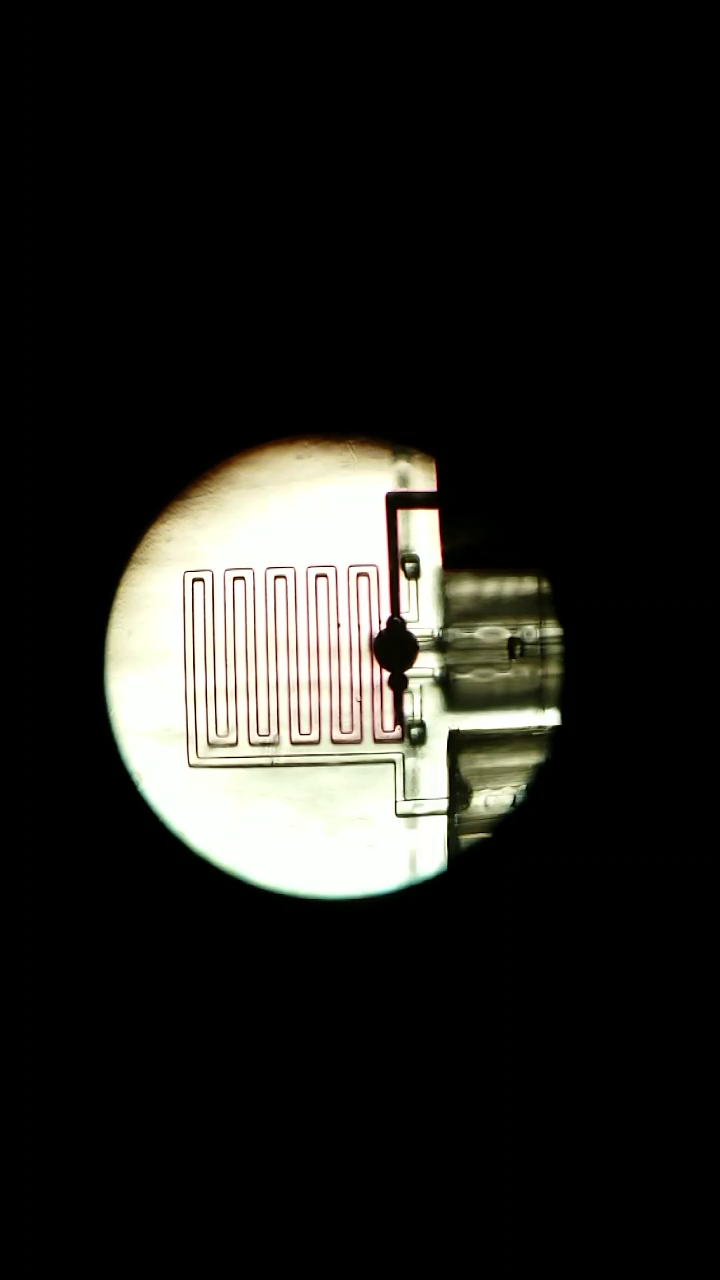
#> input picture frame 46 of python/openCV_video_processing/vacuum - 100 ms.mp4, 720 x 1280 px
$ jupyter execute analyze_video.ipynb   (shell and % lines are left out)
#> lines starting #> are read from the running program, lines starting #| are printed output that depends on the picture
[cell 1]
import numpy as np
import matplotlib.pyplot as plt
import cv2

## Software and package versions

[cell 2]
print("*** VERSIONS ***")

import sys
print("Python {}".format(sys.version))
print("OpenCV {}".format(cv2.__version__))
print("Numpy {}".format(np.__version__))
import matplotlib
print("Matplotlib {}".format(matplotlib.__version__))

[cell 3]
def print_position_in_video(cap):
    print("    position-ms: {}".format(cap.get(cv2.CAP_PROP_POS_MSEC)))
    print("position-frames: {}".format(cap.get(cv2.CAP_PROP_POS_FRAMES)))
    print(" position-ratio: {}".format(cap.get(cv2.CAP_PROP_POS_AVI_RATIO)))

def print_video_info(cap):
    print("          width: {}".format(cap.get(cv2.CAP_PROP_FRAME_WIDTH)))
    print("         height: {}".format(cap.get(cv2.CAP_PROP_FRAME_HEIGHT)))
    # print("     fps: {}".format(cap.get(cv2.CAP_PROP_FRAME_FPS))) # This property name doesn't exist
    print("       # frames: {}".format(cap.get(cv2.CAP_PROP_FRAME_COUNT)))
    print("           gain: {}".format(cap.get(cv2.CAP_PROP_GAIN)))
    print("     brightness: {}".format(cap.get(cv2.CAP_PROP_BRIGHTNESS)))
    print_position_in_video(cap)

## Grab first frame and plot

[cell 4]
cap = cv2.VideoCapture('vacuum - 100 ms.mp4')
print(cap.isOpened())
print_video_info(cap)

ret, image = cap.read()
#> image is the input picture: shape (1280, 720, 3); mean B, G, R 30.7, 34.1, 34.5
print_position_in_video(cap)
fig, ax = plt.subplots(figsize=(12,8))
ax.imshow(image[:, :, ::-1]);

## Grab particular frame, convert to grayscale, and plot

[cell 5]
# Set frame pointer to particular frame
frame_num = 300
cap.set(cv2.CAP_PROP_POS_FRAMES, frame_num)

ret, img = cap.read()
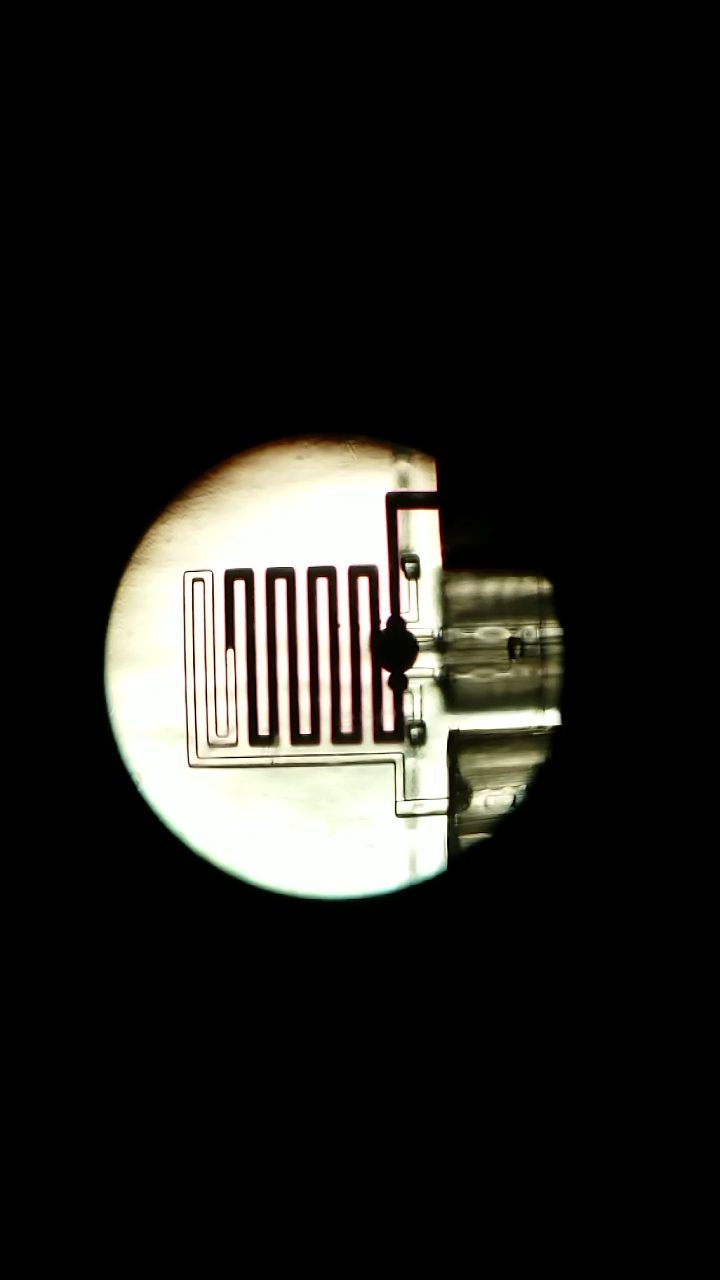
#> input picture frame 300 of python/openCV_video_processing/vacuum - 100 ms.mp4, 720 x 1280 px
#> img is the input picture: shape (1280, 720, 3); mean B, G, R 28.4, 31.5, 32.4
img_gray = cv2.cvtColor(img, cv2.COLOR_BGR2GRAY)
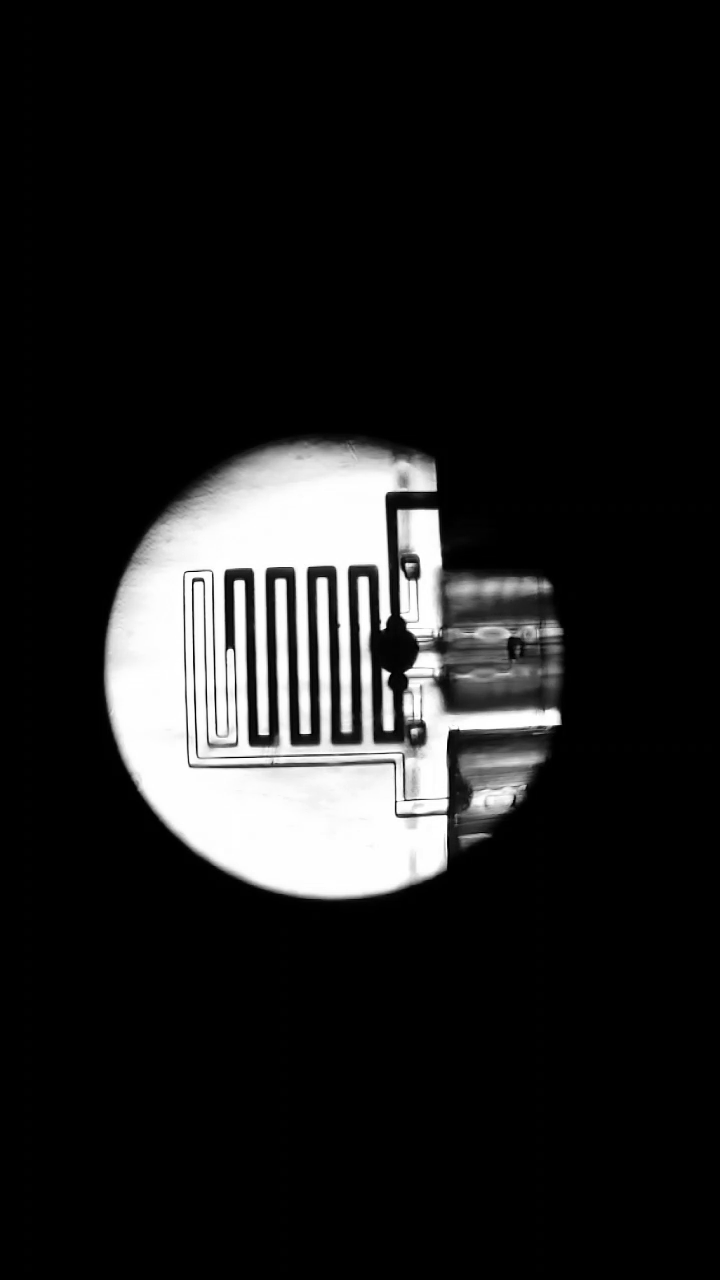
#> img_gray: shape (1280, 720); min 0, max 255, mean 31.4
fig, ax = plt.subplots(figsize=(12,8))
ax.imshow(img_gray, cmap='gray');

[cell 6]
print(img_gray.shape)
#| (1280, 720)
print(img_gray.min(), img_gray.max())
#| 0 255

## Define region of interest and plot just that region

[cell 7]
def add_box_to_image(img, xlow, ylow, xsize, ysize, linewidth=5, graylevel=128):
#> called with xlow = 170, ylow = 550, xsize = 195, ysize = 230, linewidth = 5, graylevel = 128
    xhigh = xlow + xsize
    yhigh = ylow + ysize
    img[:, xlow:xlow+linewidth] = graylevel
#> img: shape (1280, 720)
    img[:, xhigh:xhigh+linewidth] = graylevel
    img[ylow:ylow+linewidth, :] = graylevel
    img[yhigh:yhigh+linewidth, :] = graylevel
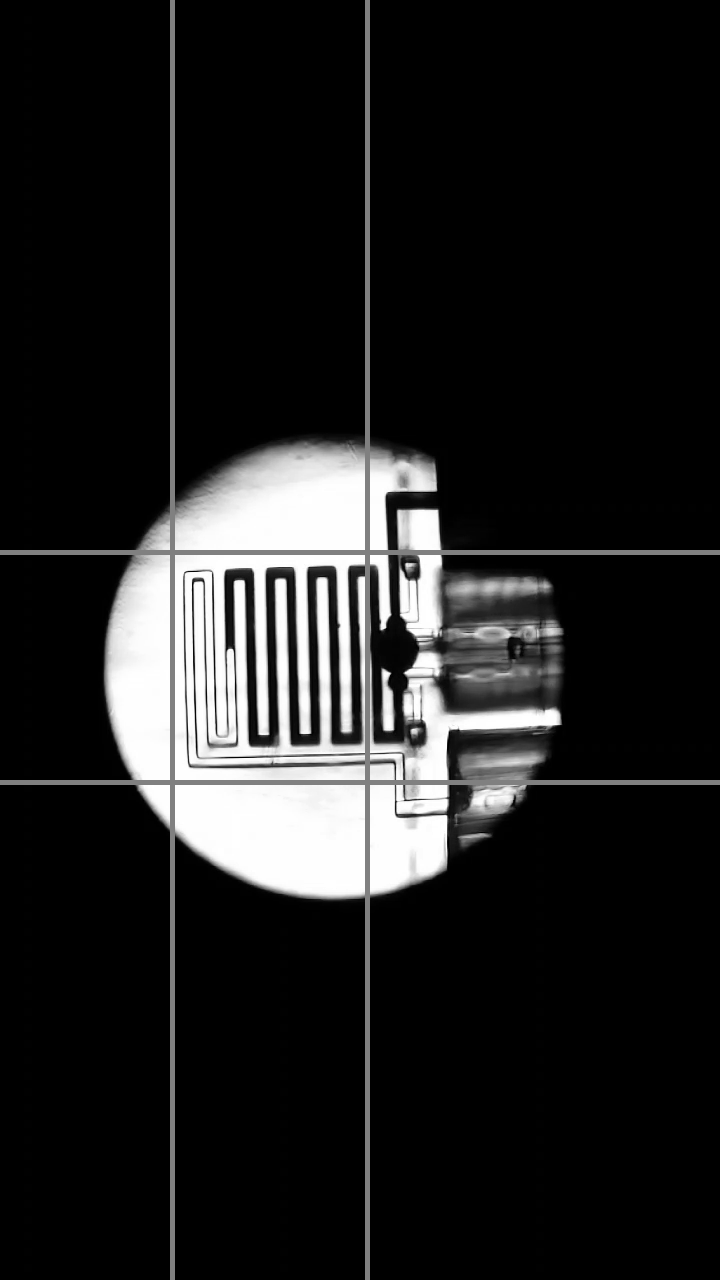
#> img: shape (1280, 720); min 0, max 255, mean 32.4

[cell 8]
xlow, xsize = 170, 195
ylow, ysize = 550, 230

temp_img = img_gray.copy()
add_box_to_image(temp_img, xlow, ylow, xsize, ysize)

fig, ax = plt.subplots(figsize=(12,8))
ax.imshow(temp_img, cmap='gray');

[cell 9]
temp_img = img_gray.copy()
roi = np.s_[ylow:ylow+ysize, xlow:xlow+xsize]

fig, ax = plt.subplots(figsize=(8,6))
ax.imshow(temp_img[roi], cmap='gray');
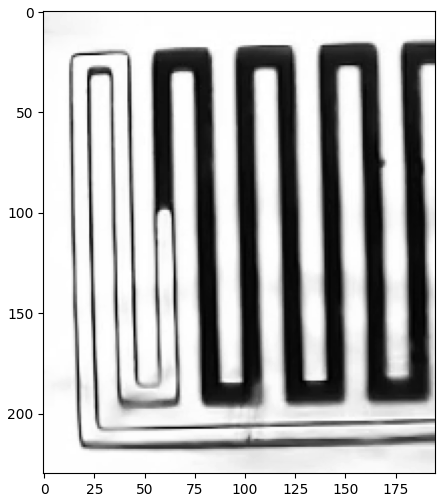
#> figure drawn by matplotlib, 1 panel

## Threshold image region of interest and count pixels below threshold

[cell 10]
threshold = 50
replacement_value = 128

temp_img = img_gray.copy()
roi = np.s_[ylow:ylow+ysize, xlow:xlow+xsize]
temp_img_roi = temp_img[roi]
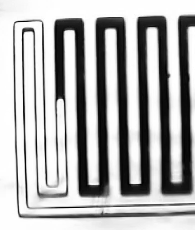
#> temp_img_roi: shape (230, 195); min 1, max 255, mean 175.6

fig, ax = plt.subplots(figsize=(8,6))
ax.imshow(temp_img_roi, cmap='gray');

temp = temp_img_roi.copy()
num_pixels_below_threshold = (temp < threshold).sum()
#> num_pixels_below_threshold = 10090
temp[temp < threshold] = replacement_value
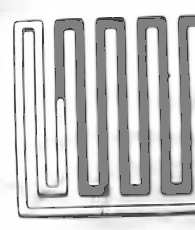
#> temp: shape (230, 195); min 50, max 255, mean 200.3

fig, ax = plt.subplots(figsize=(8,6))
ax.imshow(temp, cmap='gray')
ax.set_title("Pixels below threshold: {}".format(num_pixels_below_threshold));

$ run again, starting later in the video
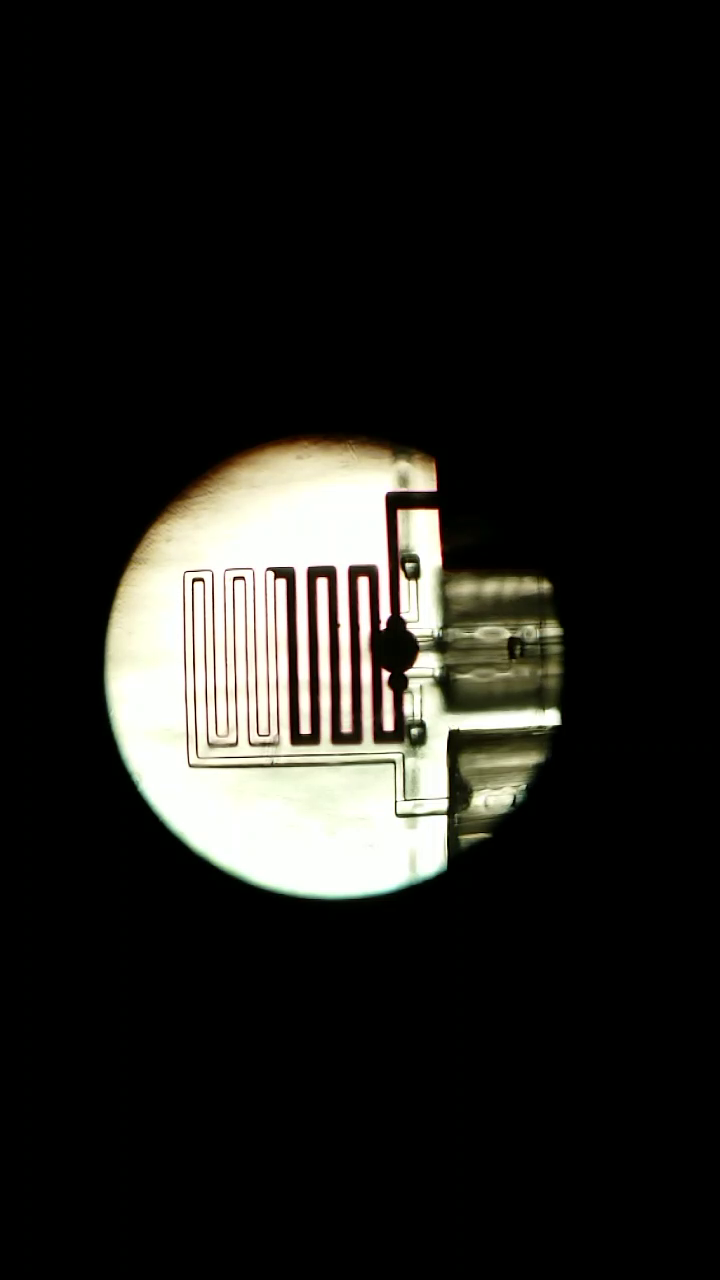
#> input picture frame 209 of python/openCV_video_processing/vacuum - 100 ms.mp4, 720 x 1280 px
#> image is the input picture: shape (1280, 720, 3); mean B, G, R 29.1, 32.4, 33.1
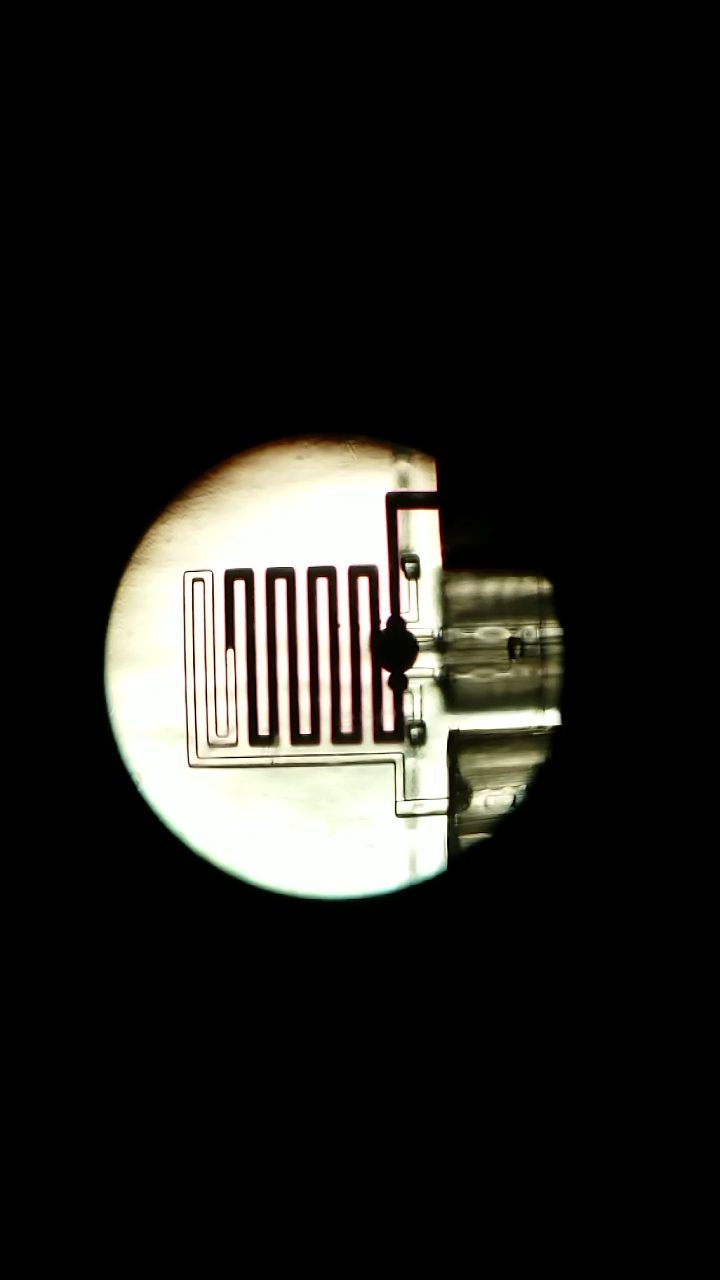
#> input picture frame 300 of python/openCV_video_processing/vacuum - 100 ms.mp4, 720 x 1280 px
#> img is the input picture: shape (1280, 720, 3); mean B, G, R 28.4, 31.5, 32.4
#| (1280, 720)
#| 0 255
#> num_pixels_below_threshold = 10090

$ run again, starting later in the video
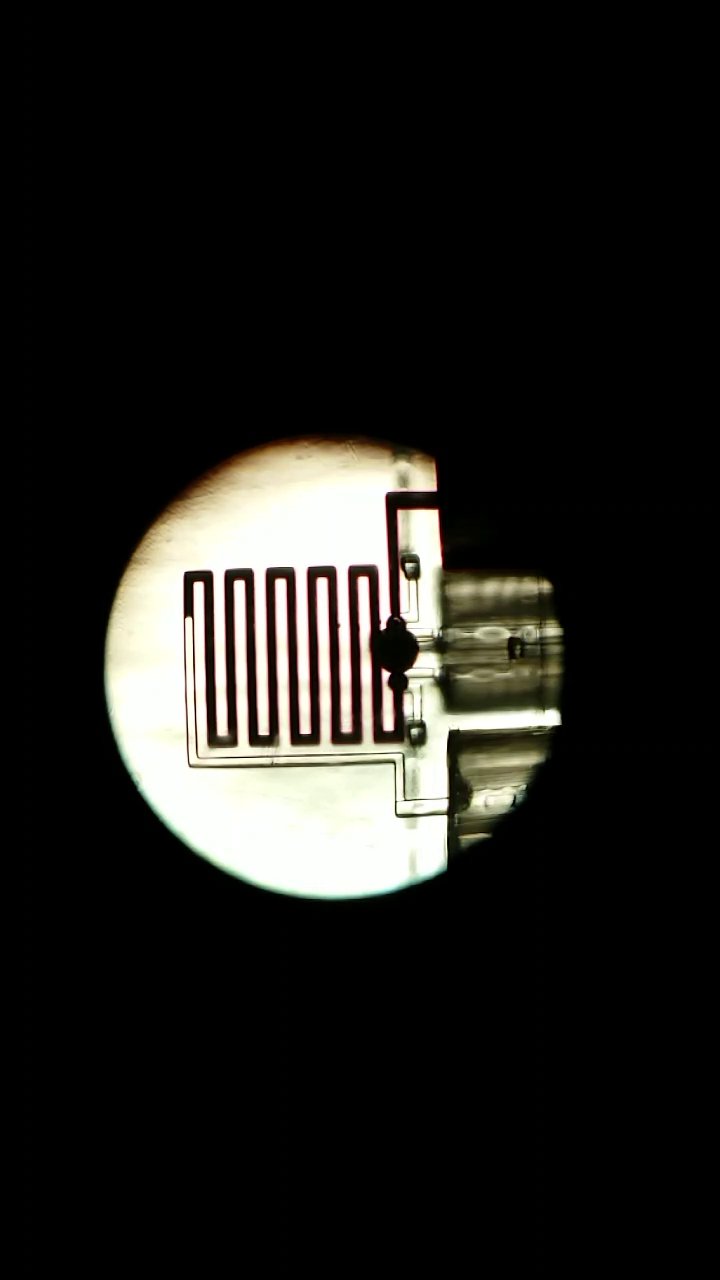
#> input picture frame 372 of python/openCV_video_processing/vacuum - 100 ms.mp4, 720 x 1280 px
#> image is the input picture: shape (1280, 720, 3); mean B, G, R 27.9, 30.9, 31.8
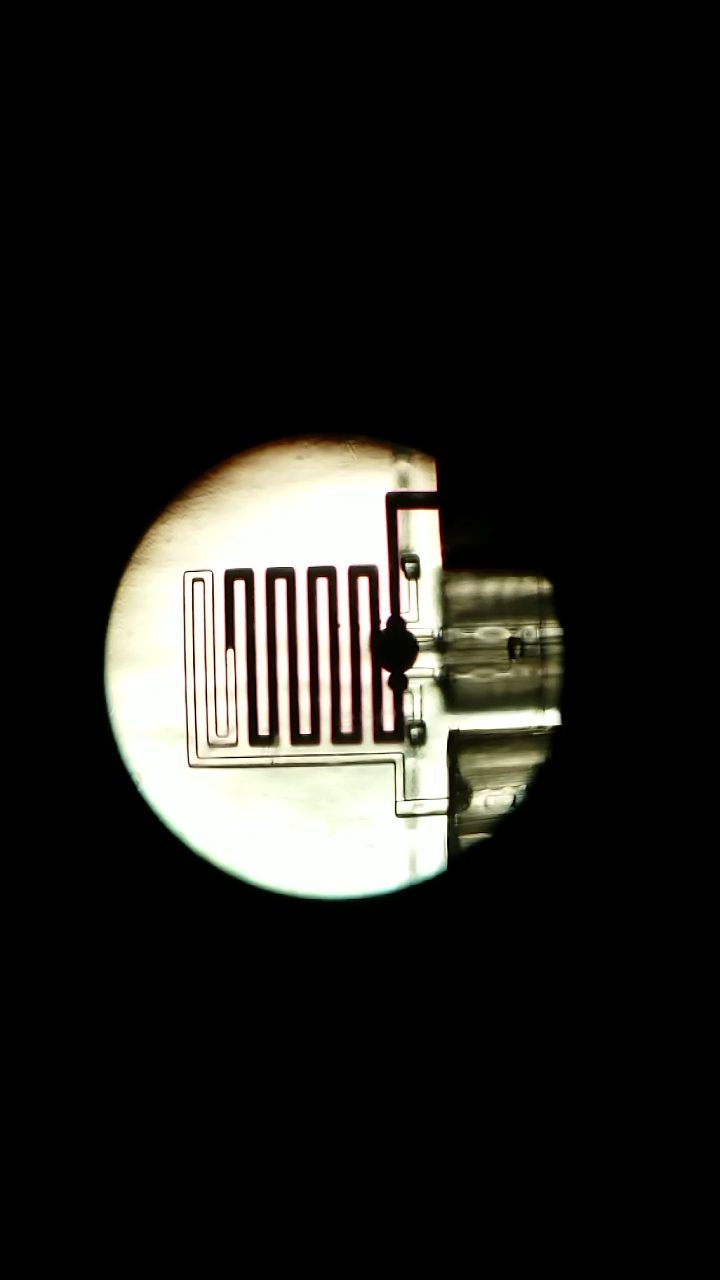
#> input picture frame 300 of python/openCV_video_processing/vacuum - 100 ms.mp4, 720 x 1280 px
#> img is the input picture: shape (1280, 720, 3); mean B, G, R 28.4, 31.5, 32.4
#| (1280, 720)
#| 0 255
#> num_pixels_below_threshold = 10090
